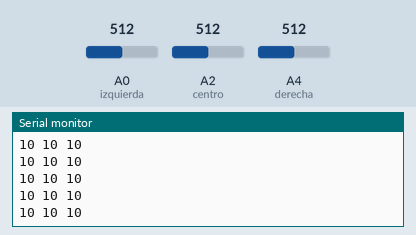
Simulated run of this sketch. Board: Arduino Uno, built with avr-gcc and run on an emulated ATmega328P. On the bench: the last lines printed to the serial monitor. The test bench sets the inputs (shaded band); at power-on: A0 (izquierda) = 512, A2 (centro) = 512, A4 (derecha) = 512.

Above: at 6.2 s.
6.3 s: A0 (izquierda) set to 716
At 7.1 s:
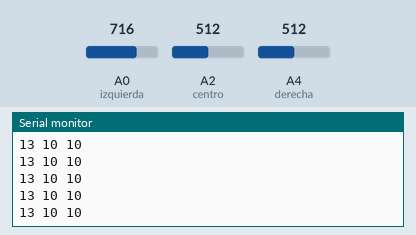
9.3 s: A2 (centro) set to 498
At 9.8 s:
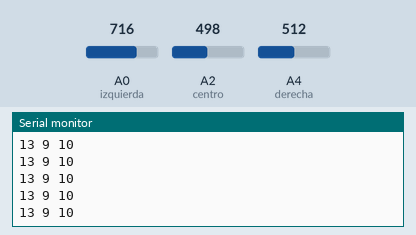
12.3 s: A4 (derecha) set to 716
At 13.0 s:
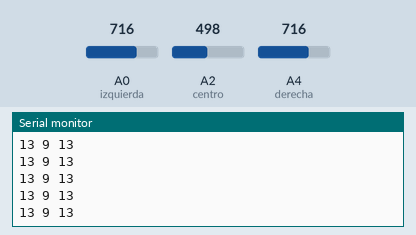
13.8 s: A0 (izquierda) set to 900
At 14.8 s:
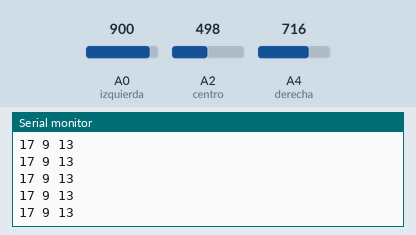
15.3 s: A4 (derecha) set to 900
At 15.9 s:
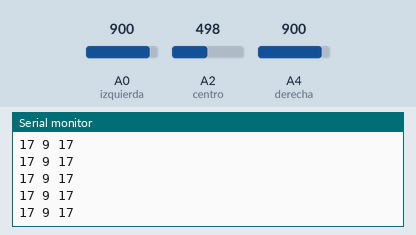
16.8 s: A2 (centro) set to 306
At 17.6 s:
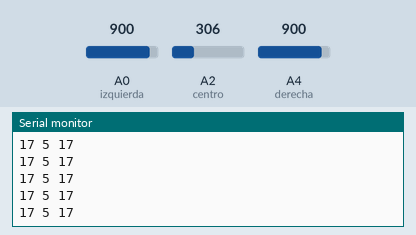
Timing chart, 0 to 19.3 s (numbered marks = the images above; inputs shaded):
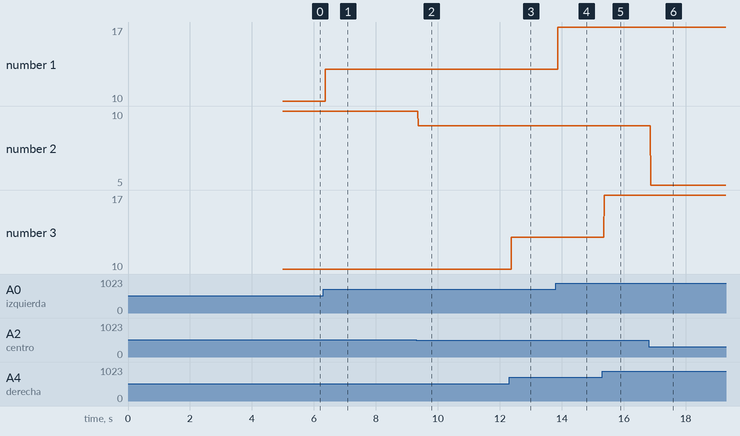

Measured:
- after the input at 6.3 s, the serial monitor: prints a new line after 0.07 s (image 1)
- after the input at 9.3 s, the serial monitor: prints a new line after 0.07 s (image 2)
- after the input at 12.3 s, the serial monitor: prints a new line after 0.07 s (image 3)
- after the input at 13.8 s, the serial monitor: prints a new line after 0.07 s (image 4)
- after the input at 15.3 s, the serial monitor: prints a new line after 0.07 s (image 5)
- after the input at 16.8 s, the serial monitor: prints a new line after 0.07 s (image 6)
- plotted number 1: 10 → 13 after the input at 6.3 s, 13 → 17 after the input at 13.8 s
- plotted number 2: 10 → 9 after the input at 9.3 s, 9 → 5 after the input at 16.8 s

The sketch:

Arduino_a_Processing.ino
```cpp
/*
 Virtual Color Mixer

 Este ejemplo lee 3 sensores analógicos y envía sus valores de forma serial.
 Cualquier otra aplicación puede tomar sus valores y cambiar el color de fondo
 de una pantalla.

 El circuito:
 * tres sensores analógicos conectados a A0, A1 y A2

 creado 2 Dec 2006 por David A. Mellis
 modificado 4 Sep 2010 por Tom Igoe y Scott Fitzgerald

 Este ejemplo se encuentra en dominio público.
*/

const int izquierda = A0;	  // sensor que controla el color rojo
const int centro = A2;  // sensor que controla el color verde
const int derecha = A4;	  // sensor que controla el color azul


// variables:
int sensorValue = 0;   // the sensor value
int sensorValue1 = 0;
int sensorValue2 = 0;

int sensorMin= 0;
int sensorMax = 1023;

int sensorMin1 = 0;  // minimum sensor value
int sensorMax1 = 1023;     // maximum sensor value


int sensorMin2 = 0;  // minimum sensor value
int sensorMax2 = 1023;     // maximum sensor value


void setup() {
  Serial.begin(9600);
   while (millis() < 5000) {
    sensorValue = analogRead(izquierda);

    // record the maximum sensor value
    if (sensorValue > sensorMax) {
      sensorMax = sensorValue;
    }

    // record the minimum sensor value
    if (sensorValue < sensorMin) {
      sensorMin = sensorValue;
    }

       // record the maximum sensor value
    if (sensorValue1 > sensorMax1) {
      sensorMax1 = sensorValue1;
    }

    // record the minimum sensor value
    if (sensorValue1 < sensorMin1) {
      sensorMin1 = sensorValue1;
    }

  if (sensorValue2 > sensorMax2) {
      sensorMax2 = sensorValue2;
    }

    // record the minimum sensor value
    if (sensorValue2 < sensorMin2) {
      sensorMin2 = sensorValue2;
    }


  }

}

void loop() {
  // read the sensor:
  sensorValue = analogRead(izquierda);

  // in case the sensor value is outside the range seen during calibration
  sensorValue = constrain(sensorValue, sensorMin, sensorMax);

  // apply the calibration to the sensor reading
  sensorValue = map(sensorValue, sensorMin, sensorMax, 0, 20);

   sensorValue1 = analogRead(centro);

  // in case the sensor value is outside the range seen during calibration
  sensorValue1 = constrain(sensorValue1, sensorMin1, sensorMax1);

  // apply the calibration to the sensor reading
  sensorValue1 = map(sensorValue1, sensorMin1, sensorMax1, 0, 20);

  sensorValue2 = analogRead(derecha);

  // in case the sensor value is outside the range seen during calibration
  sensorValue2 = constrain(sensorValue2, sensorMin2, sensorMax2);

  // apply the calibration to the sensor reading
  sensorValue2 = map(sensorValue2, sensorMin2, sensorMax2, 0, 20);


  Serial.print(sensorValue);
  Serial.print(" ");
  Serial.print(sensorValue1);
  Serial.print(" ");
  Serial.println(sensorValue2);
   delay(1);  // delay in between reads for stability
}
```
